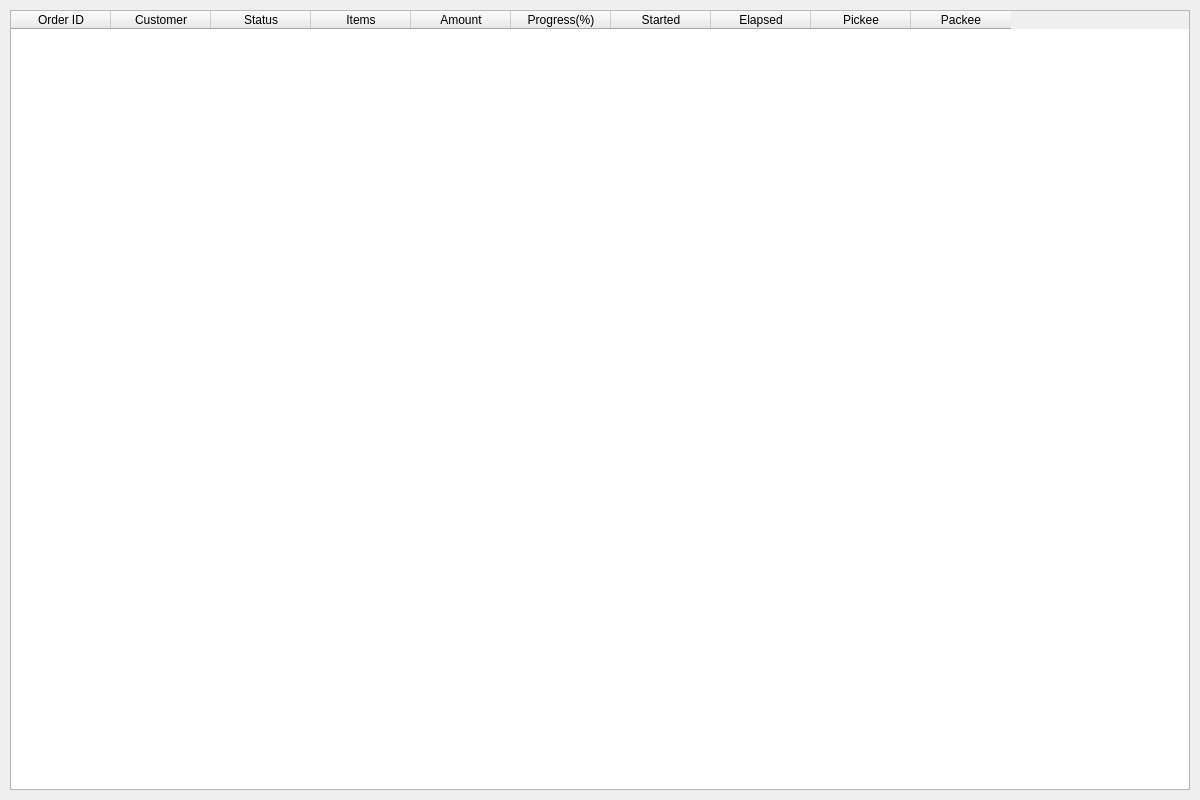
<?xml version="1.0" encoding="UTF-8"?>
<ui version="4.0">
 <class>OrderManagementTab</class>
 <widget class="QWidget" name="OrderManagementTab">
  <property name="geometry">
   <rect>
    <x>0</x>
    <y>0</y>
    <width>1200</width>
    <height>800</height>
   </rect>
  </property>
  <property name="minimumSize">
   <size>
    <width>1200</width>
    <height>800</height>
   </size>
  </property>
  <widget class="QTableWidget" name="order_table">
   <property name="geometry">
    <rect>
     <x>10</x>
     <y>10</y>
     <width>1180</width>
     <height>780</height>
    </rect>
   </property>
   <property name="editTriggers">
    <set>QAbstractItemView::NoEditTriggers</set>
   </property>
   <property name="alternatingRowColors">
    <bool>true</bool>
   </property>
   <property name="selectionBehavior">
    <enum>QAbstractItemView::SelectRows</enum>
   </property>
   <column>
    <property name="text">
     <string>Order ID</string>
    </property>
   </column>
   <column>
    <property name="text">
     <string>Customer</string>
    </property>
   </column>
   <column>
    <property name="text">
     <string>Status</string>
    </property>
   </column>
   <column>
    <property name="text">
     <string>Items</string>
    </property>
   </column>
   <column>
    <property name="text">
     <string>Amount</string>
    </property>
   </column>
   <column>
    <property name="text">
     <string>Progress(%)</string>
    </property>
   </column>
   <column>
    <property name="text">
     <string>Started</string>
    </property>
   </column>
   <column>
    <property name="text">
     <string>Elapsed</string>
    </property>
   </column>
   <column>
    <property name="text">
     <string>Pickee</string>
    </property>
   </column>
   <column>
    <property name="text">
     <string>Packee</string>
    </property>
   </column>
  </widget>
 </widget>
 <resources/>
 <connections/>
</ui>
